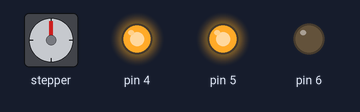
The sketch below on a simulated Arduino Uno, built with avr-gcc and run on an emulated ATmega328P. On the bench: stepper motor, output pins drawn as LEDs (lit = HIGH). Wiring (inferred from the names in the program): stepper motor driver (800 steps per turn assumed): step pin 3; direction pin 2. Pins used as bus, display or sensor lines are not drawn.

Above: at 0.05 s.
At 1.3 s:
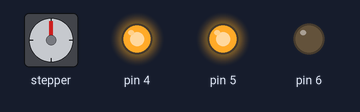
At 2.6 s:
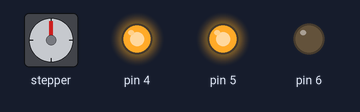
At 5.15 s:
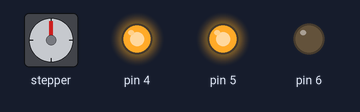
Timing chart, 0 to 6.8 s (numbered marks = the images above):
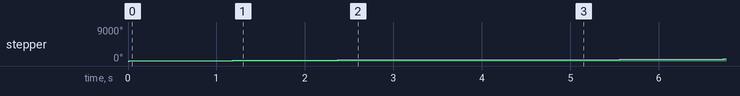

Measured:
- by itself, stepper: turns 360° clockwise in 3.2 s, repeating every 5.2 s

The sketch:

first_test_step.ino
```cpp
// Установка выводов
const int dirPin = 2;
const int stepPin = 3;
const int stepsPerRevolution = 800;

int test = 2000;
void setup()
{
  // Объявить контакты как выходы
  pinMode(stepPin, OUTPUT);
  pinMode(dirPin, OUTPUT);

//  pinMode(A6, OUTPUT);
//  digitalWrite(A6,0);

  pinMode(4,OUTPUT);
  pinMode(5,OUTPUT);
  pinMode(6,OUTPUT);
  digitalWrite(6,0); // 0
  digitalWrite(5,1); // 1
  digitalWrite(4,1); // 2
}
void loop()
{
  // Установка направления вращения двигателя по часовой стрелке.
  digitalWrite(dirPin, HIGH);
  // Медленное вращение двигателя
  for(int x = 0; x < stepsPerRevolution; x++)
  {
    digitalWrite(stepPin, HIGH);
    delayMicroseconds(test);
    digitalWrite(stepPin, LOW);
    delayMicroseconds(test);
  }
  delay(1000); // Ждем секунду

  // Установка направления вращения двигателя против часовой стрелке.
  digitalWrite(dirPin, LOW);
  // Быстрое вращение двигателя
//  for(int x = 0; x < stepsPerRevolution; x++)
//  {
//    digitalWrite(stepPin, HIGH);
//    delayMicroseconds(test/2);
//    digitalWrite(stepPin, LOW);
//    delayMicroseconds(test/2);
//  }
  delay(1000); // Ждем секунду
}
```
